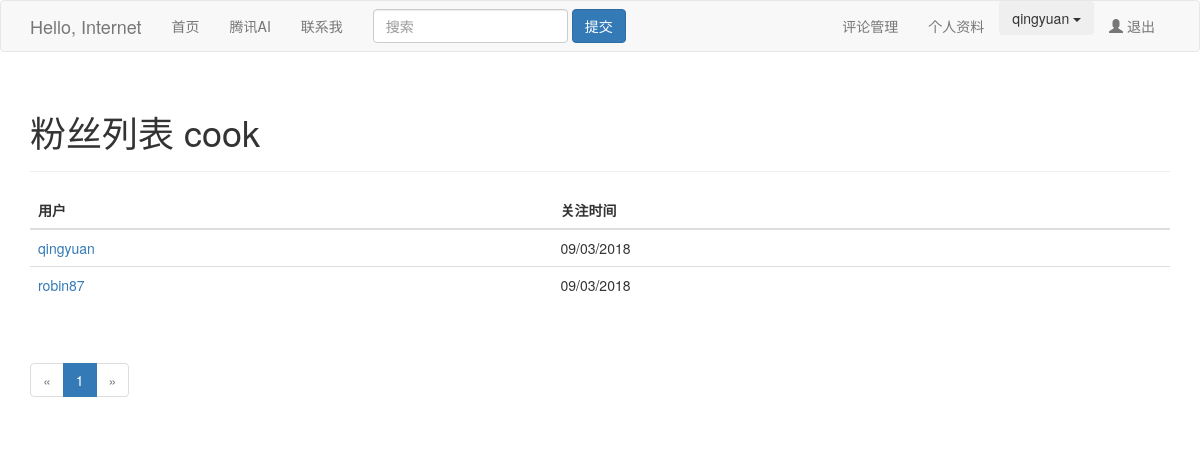
The app's page /followers/cook (signed in) with its own data.
### app/models.py (models this page shows, shortened)
class User(UserMixin, db.Model):
    __tablename__ = 'users'
    id = db.Column(db.Integer, primary_key=True)
    email = db.Column(db.String(64), unique=True, index=True)   #使用邮箱登录
    username = db.Column(db.String(64), unique=True, index=True)
    password_hash = db.Column(db.String(128))
    confirmed = db.Column(db.Boolean, default=False)
    name = db.Column(db.String(64))
    location = db.Column(db.String(64))
    about_me = db.Column(db.Text())
    member_since = db.Column(db.DateTime(), default=datetime.utcnow)
    last_seen = db.Column(db.DateTime(), default=datetime.utcnow)
    role_id = db.Column(db.Integer, db.ForeignKey('roles.id'))
    posts = db.relationship('Post', backref='author', lazy='dynamic')
    followed = db.relationship('Follow',
                               foreign_keys=[Follow.follower_id],
                               backref=db.backref('follower', lazy='joined'),
                               lazy='dynamic',
                               cascade='all, delete-orphan')
    followers = db.relationship('Follow',
                                foreign_keys=[Follow.followed_id],
                                backref=db.backref('followed', lazy='joined'),
                                lazy='dynamic',
                                cascade='all, delete-orphan')
    comments = db.relationship('Comment', backref='author', lazy='dynamic')
    def can(self, permissions):
        return self.role is not None and \
               (self.role.permissions & permissions) == permissions
    @property
    def password(self):
        raise AttributeError('密码不可读')  #不可读取密码
    def ping(self):
        self.last_seen = datetime.utcnow()
        db.session.add(self)

class Follow(db.Model):
    __tablename__ = 'follows'
    follower_id = db.Column(db.Integer, db.ForeignKey('users.id'),
                            primary_key=True)
    followed_id = db.Column(db.Integer, db.ForeignKey('users.id'),
                            primary_key=True)
    timestamp = db.Column(db.DateTime, default=datetime.utcnow)

### app/main/views.py (the view)
@main.route('/followers/<username>')
def followers(username):
    user = User.query.filter_by(username=username).first()
    if user is None:
        flash('未知用户')
        return redirect(url_for('.index'))
    page = request.args.get('page', 1, type=int)
    pagination = user.followers.paginate(
        page, per_page=current_app.config['FLASKY_FOLLOWERS_PER_PAGE'],
        error_out=False)
    follows = [{'user': item.follower, 'timestamp': item.timestamp}
               for item in pagination.items]
    return render_template('followers.html', user=user, title="粉丝列表",
                           endpoint='.followers', pagination=pagination,
                           follows=follows)

### app/auth/views.py (called while the page is built)
@auth.before_app_request
def before_request():
    if current_user.is_authenticated:
        current_user.ping()
        if not current_user.confirmed \
            and request.endpoint[:5] != 'auth.'\
        and request.endpoint != 'static':
            return redirect(url_for('auth.unconfirmed'))

### app/main/__init__.py (called while the page is built)
@main.app_context_processor
def inject_permissions():
    return dict(Permission=Permission)

### app/models.py (called while the page is built)
@login_manager.user_loader
def load_user(user_id):
    return User.query.get(int(user_id))

### app/templates/followers.html (shortened to what this page needs)
{% extends "base.html" %}
{% import "_macros.html" as macros %}
{% block page_content %}
<div class="page-header">
    <h1>{{ title }} {{ user.username }}</h1>
</div>
<table class="table table-hover followers">
    <thead><tr><th>用户</th><th>关注时间</th></tr></thead>
    {% for follow in follows %}
    {% if follow.user != user %}
    <tr>
        <td>
            <a href="{{ url_for('.user', username = follow.user.username) }}">
                {{ follow.user.username }}
            </a>
        </td>
        <td>{{ moment(follow.timestamp).format('L') }}</td>
    </tr>
    {% endif %}
    {% endfor %}
</table>
<div class="pagination">
    {{ macros.pagination_widget(pagination, endpoint, username = user.username) }}
</div>
{% endblock %}

### app/templates/base.html (shortened to what this page needs)
{% extends "bootstrap/base.html" %}
{% block head %}
{{ super() }}
{% endblock %}
{% block navbar %}
<div class="navbar navbar-default" role="navigation">
        <div class="container">
        <div class="navbar-header">
            <a class="navbar-brand" href="/">Hello, Internet</a>
        </div>
        <div class="navbar-collapse collapse">
            <ul class="nav navbar-nav">
                <li><a href="/">首页</a></li>
                <li><a href="{{ url_for('ai.form') }}">腾讯AI</a></li>
                <li><a href="{{ url_for('main.about') }}">联系我</a></li>
            </ul>
            <form class="navbar-form navbar-left" role="search" >
                <div class="form-group">
                <input type="text" class="form-control" placeholder="搜索" >
                </div>
                <button type="submit" class="btn btn-primary" >提交</button>
            </form>
            <ul class="nav navbar-nav navbar-right">
                {% if current_user.can(Permission.MODERATE_COMMIT) %}
                    <li><a href="{{ url_for('main.moderate') }}">评论管理</a></li>
                {% endif %}
                {% if current_user.is_authenticated %}
                <li><a href="{{ url_for('main.user', username=current_user.username) }}"> 个人资料 </a></li>
                <li class="dropdown">
	                <button type="button" class="btn dropdown-toggle" id="dropdownMenu1"
                            data-toggle="dropdown">{{ current_user.username }}
	                <span class="caret"></span>
	                </button>
                </li>
                <li><a href="{{ url_for('auth.logout') }}"><span class="glyphicon glyphicon-user"></span> 退出</a></li>
                {% else %}
                <li><a href="{{ url_for('auth.login') }}"><span class="glyphicon glyphicon-log-in"></span> 登录/注册</a></li>
                {% endif %}
            </ul>
        </div>
    </div>
</div>
{% endblock %}
{% block content %}
<div class="container">
    {% block page_content %}{% endblock %}
</div>
{% endblock %}

### app/templates/_macros.html
{% macro pagination_widget(pagination, endpoint, fragment='') %}
<ul class="pagination">
    <li {% if not pagination.has_prev %} class="disabled"{% endif %}>
        <a href="{% if pagination.has_prev %}{{ url_for(endpoint, page=pagination.prev_num, **kwargs) }}{{ fragment }}{% else %}#{% endif %}">
            &laquo;
        </a>
    </li>
    {% for p in pagination.iter_pages() %}
        {% if p %}
            {% if p == pagination.page %}
            <li class="active">
                <a href="{{ url_for(endpoint, page = p, **kwargs) }}{{ fragment }}">{{ p }}</a>
            </li>
            {% else %}
            <li>
                <a href="{{ url_for(endpoint, page = p, **kwargs) }}{{ fragment }}">{{ p }}</a>
            </li>
            {% endif %}
        {% else %}
        <li class="disabled"><a href="#">&hellip;</a></li>
        {% endif %}
    {% endfor %}
    <li {% if not pagination.has_next %} class="disabled"{% endif %}>
        <a href="{% if pagination.has_next %}{{ url_for(endpoint, page=pagination.next_num, **kwargs) }}{{ fragment }}{% else %}#{% endif %}">
            &raquo;
        </a>
    </li>
</ul>
{% endmacro %}

### records on screen
User: username "qingyuan", user.username "qingyuan"
User: username "cook"
Follow: timestamp "09/03/2018"
User: user.username "robin87"
Follow: timestamp "09/03/2018"

### other values on screen
{{ title }} "粉丝列表"
{{ p }} "1"
